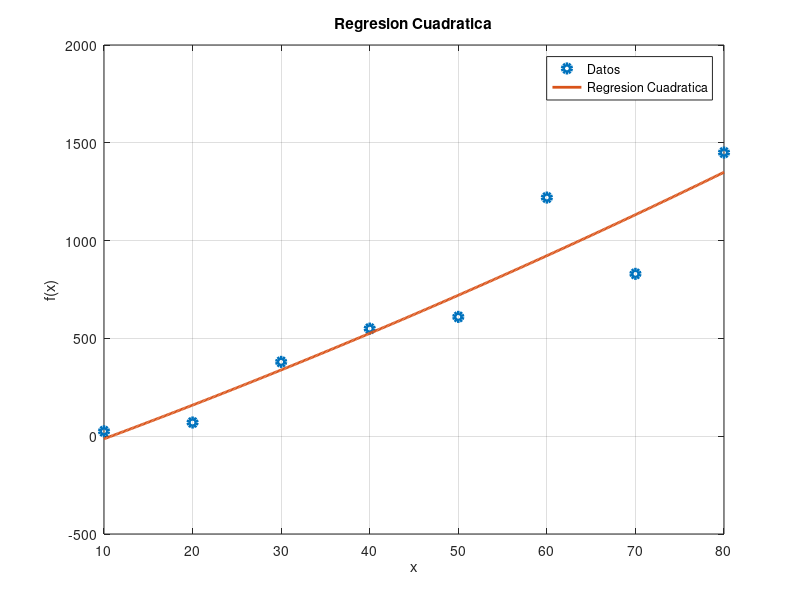

Write the MATLAB code that produced this figure.

close all;
clc;

x=[10 20 30 40 50 60 70 80];
% y=f(x)
y=[25 70 380 550 610 1220 830 1450];

figure;
plot(x,y,'o','LineWidth',3); grid on;
title('Regresion Cuadratica');
xlabel('x'); ylabel('f(x)');

% Elementos de A
n      = length(x);
Sx     = sum(x);
Sx2    = sum(x.^2);
Sx3    = sum(x.^3);
Sx4    = sum(x.^4);
Sy     = sum(y);
Sxy    = sum(x.*y);
Sx2y   = sum((x.^2).*y);

% Matriz
A = [ n    Sx    Sx2;
      Sx   Sx2   Sx3;
      Sx2  Sx3   Sx4 ];

b = [ Sy; Sxy; Sx2y ];

% Coeficientes
r = A\b;
a0 = r(1); a1 = r(2); a2 = r(3);

% Curva
x_aux = linspace(x(1), x(end), 500);
y_aux = a0 + a1*x_aux + a2*(x_aux.^2);

% Grafica
hold on;
plot(x_aux, y_aux, 'LineWidth', 2);
legend('Datos','Regresion Cuadratica','Location','best');

% Coef. Determinación / Correlación
y_hat = a0 + a1*x + a2*(x.^2);

SS_res = sum((y - y_hat).^2);
SS_tot = sum((y - mean(y)).^2);
R2 = 1 - SS_res/SS_tot;   
r_val = corr(y(:), y_hat(:)); 
